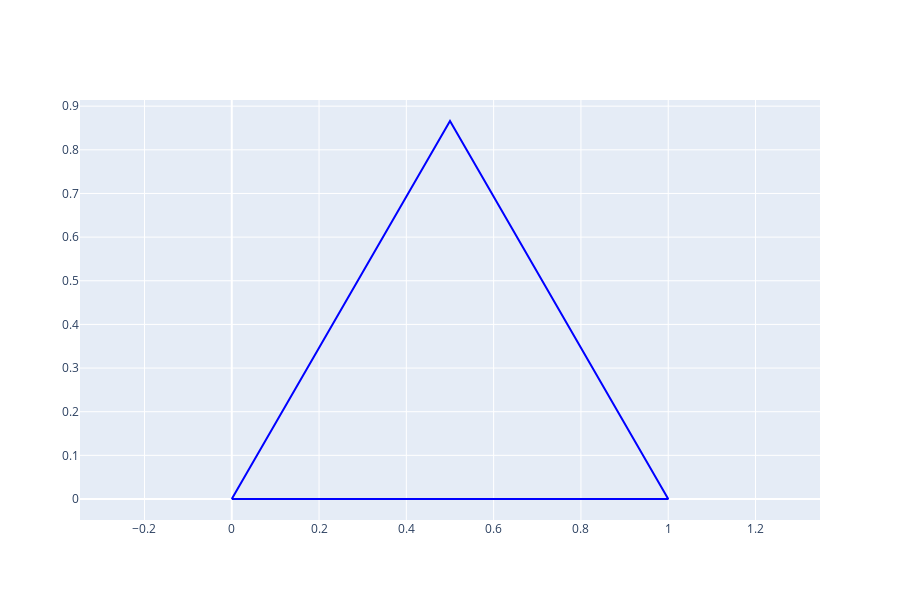

Source (notebook cell):
### Code cell
# Create figure
fig = go.Figure(
    data=[go.Scatter(x=[A[0], B[0], C[0], A[0]], y=[A[1], B[1], C[1], A[1]],
                     mode="lines",
                     line=dict(width=2, color="blue"))])

# # Set equal axes for the figure
fig.update_layout(
    xaxis=dict(scaleanchor="y", scaleratio=1),
    yaxis=dict(scaleanchor="x", scaleratio=1)
)

# set fig height to 600
fig.update_layout(height=600)
    
fig.show()

### Figure 1 — Plotly figure (JSON) as saved in the notebook; plotly's stock layout.template omitted (floating-point values rounded to 4 significant figures)
{"data": [{"line": {"color": "blue", "width": 2}, "mode": "lines", "type": "scatter", "x": [0, 1, 0.5, 0], "y": [0, 0, 0.866, 0]}], "layout": {"height": 600, "xaxis": {"scaleanchor": "y", "scaleratio": 1}, "yaxis": {"scaleanchor": "x", "scaleratio": 1}}}
